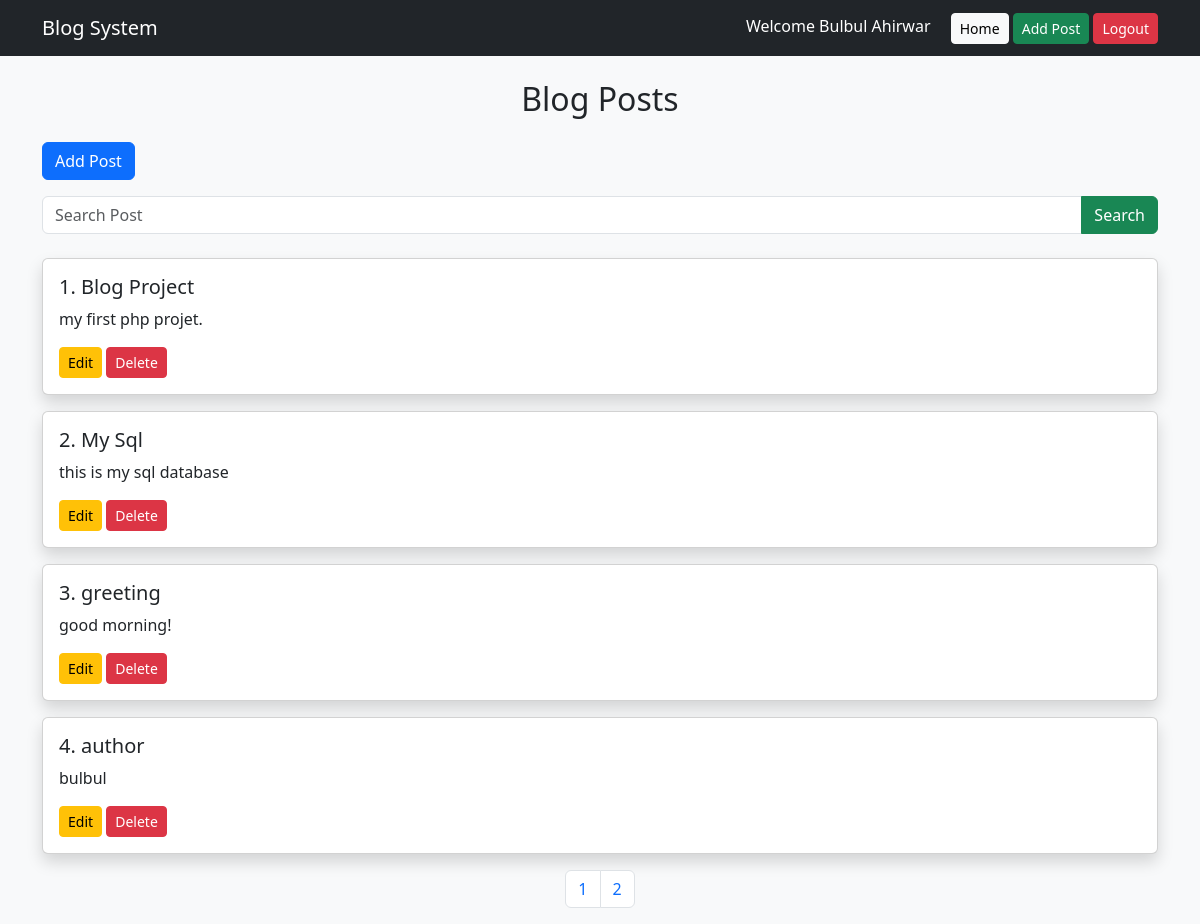
/index.php (signed in), run on the app's committed database.
### tables this page shows
CREATE TABLE `posts` (
  `id` int(11) NOT NULL,
  `title` varchar(255) DEFAULT NULL,
  `content` text DEFAULT NULL,
  `created_at` timestamp NOT NULL DEFAULT current_timestamp()
);

### index.php (the view, shortened to what this page needs)
<?php
include "config.php";
?>
<!DOCTYPE html>
<html>
<head>
<link href="https://cdn.jsdelivr.net/npm/bootstrap@5.3.0/dist/css/bootstrap.min.css" rel="stylesheet">
</head>
<body class="bg-light">
<nav class="navbar navbar-dark bg-dark">
<div class="container">
<a class="navbar-brand">Blog System</a>
<div>
<span class="text-white me-3">
Welcome <?php echo $_SESSION['user']; ?>
</span>
<a href="index.php" class="btn btn-light btn-sm">Home</a>
<a href="create.php" class="btn btn-success btn-sm">Add Post</a>
<a href="logout.php" class="btn btn-danger btn-sm">Logout</a>
</div>
</div>
</nav>
<div class="container mt-4">
<h2 class="text-center mb-4">Blog Posts</h2>
<a href="create.php" class="btn btn-primary mb-3">Add Post</a>
<form method="GET" action="search.php" class="mb-4">
<div class="input-group">
<input type="text" name="search" class="form-control" placeholder="Search Post">
<button class="btn btn-success">Search</button>
</div>
</form>
<?php
$limit = 4;
$page = isset($_GET['page']) ? $_GET['page'] : 1;
$start = ($page - 1) * $limit;
$sql = "SELECT * FROM posts LIMIT $start,$limit";
$result = $conn->query($sql);
$count = $start + 1;
while($row = $result->fetch_assoc()){
?>
<div class="card mb-3 shadow">
<div class="card-body">
<h5><?php echo $count++; ?>. <?php echo $row['title']; ?></h5>
<p><?php echo $row['content']; ?></p>
<a href="edit.php?id=<?php echo $row['id']; ?>" class="btn btn-warning btn-sm">Edit</a>
<a href="delete.php?id=<?php echo $row['id']; ?>"
class="btn btn-danger btn-sm"
onclick="return confirm('Are you sure you want to delete this post?')">
Delete
</a>
</div>
</div>
<?php } ?>
<?php
$result1 = $conn->query("SELECT COUNT(id) as total FROM posts");
$row1 = $result1->fetch_assoc();
$total_posts = $row1['total'];
$total_pages = ceil($total_posts / $limit);
?>
<nav>
<ul class="pagination justify-content-center">
<?php
for($i = 1; $i <= $total_pages; $i++){
echo "<li class='page-item'><a class='page-link' href='index.php?page=".$i."'>".$i."</a></li>";
}
?>
</ul>
</nav>
</div>
</body>
</html>

### data on the page
posts: title "Blog Project", content "my first php projet."
posts: title "My Sql", content "this is my sql database"
posts: title "greeting", content "good morning!"
posts: title "author", content "bulbul"

### other printed values
$_SESSION['user'] "Bulbul Ahirwar"
